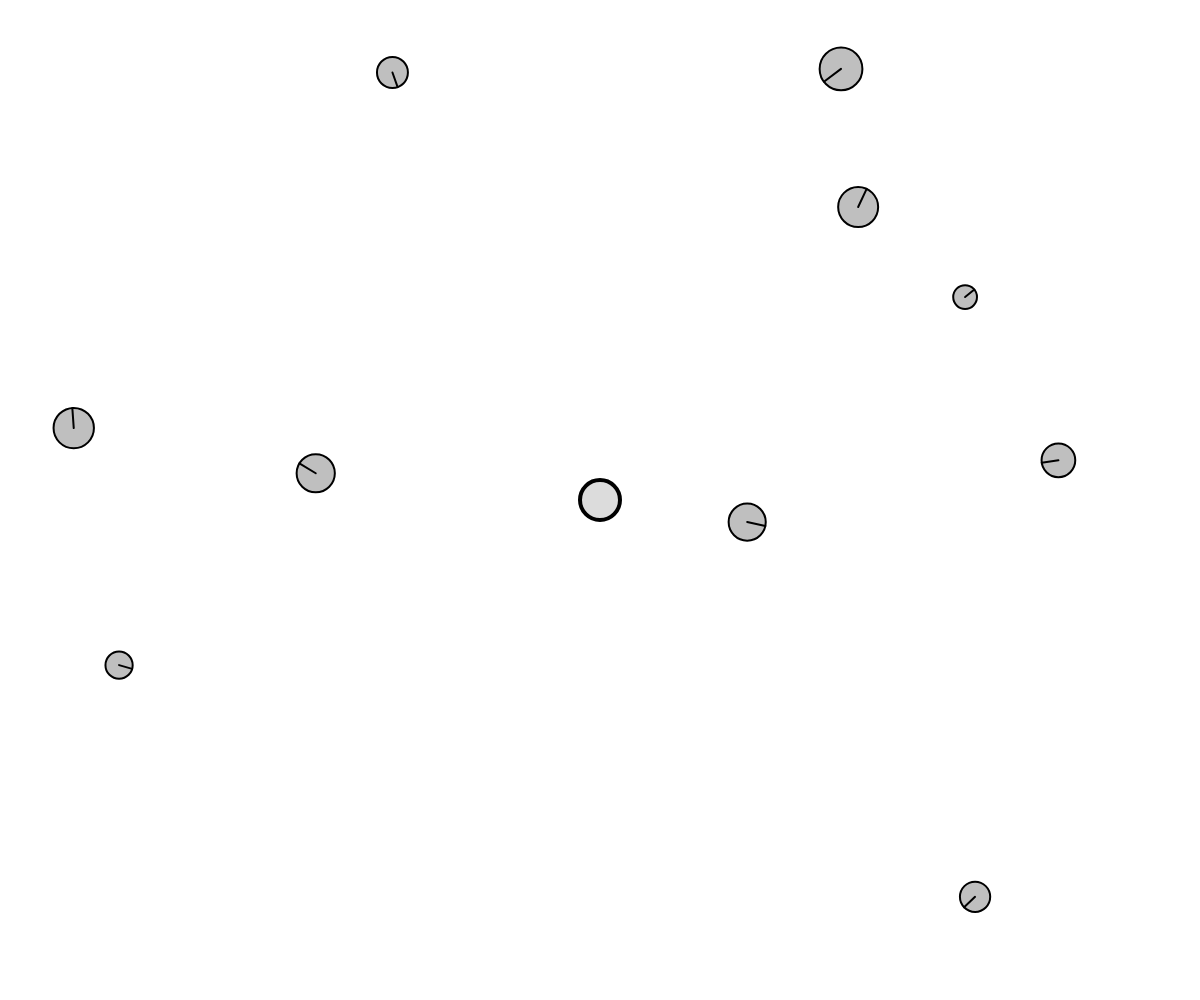
Frame 1 (no input)
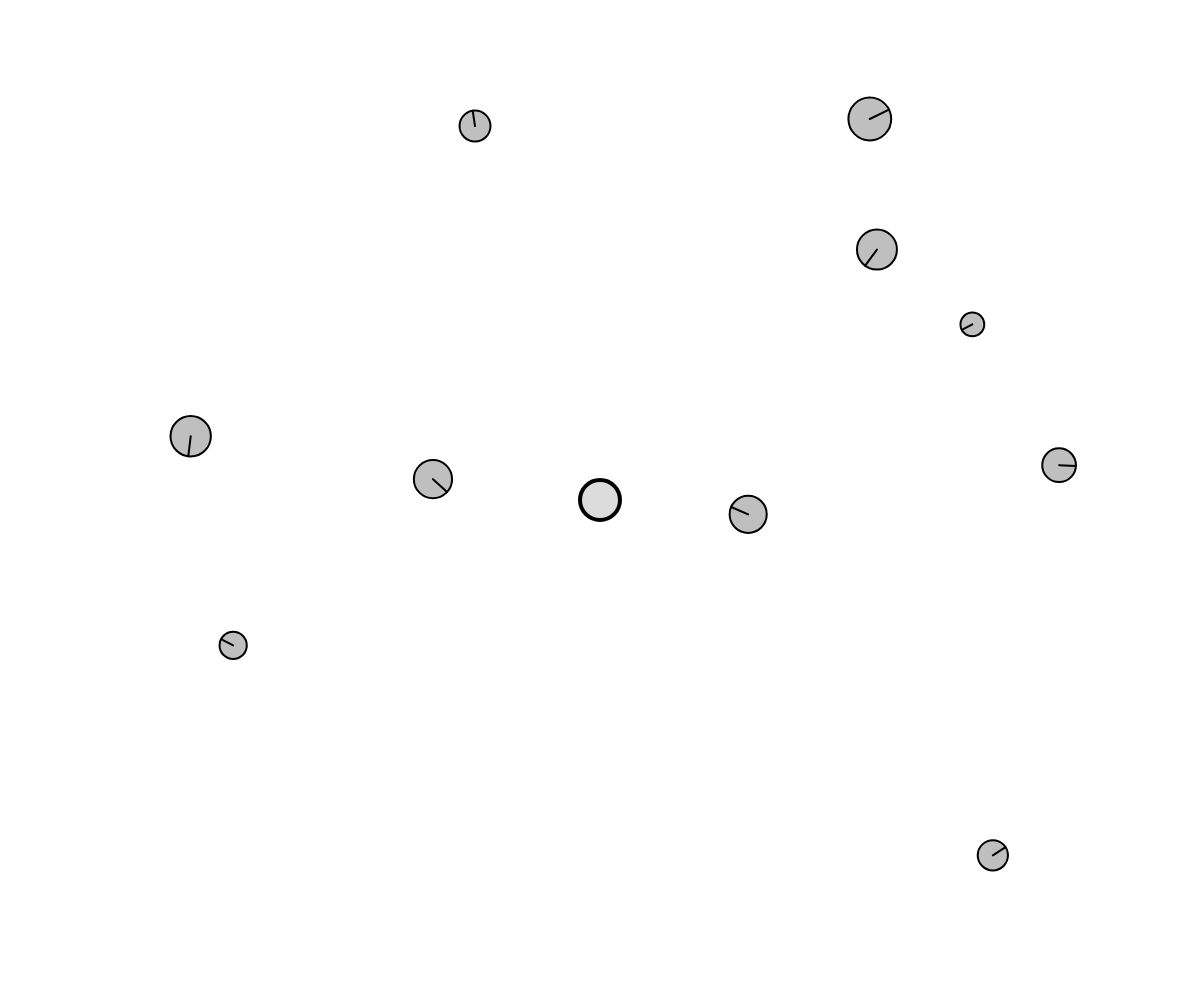
Frame 60 (no input)
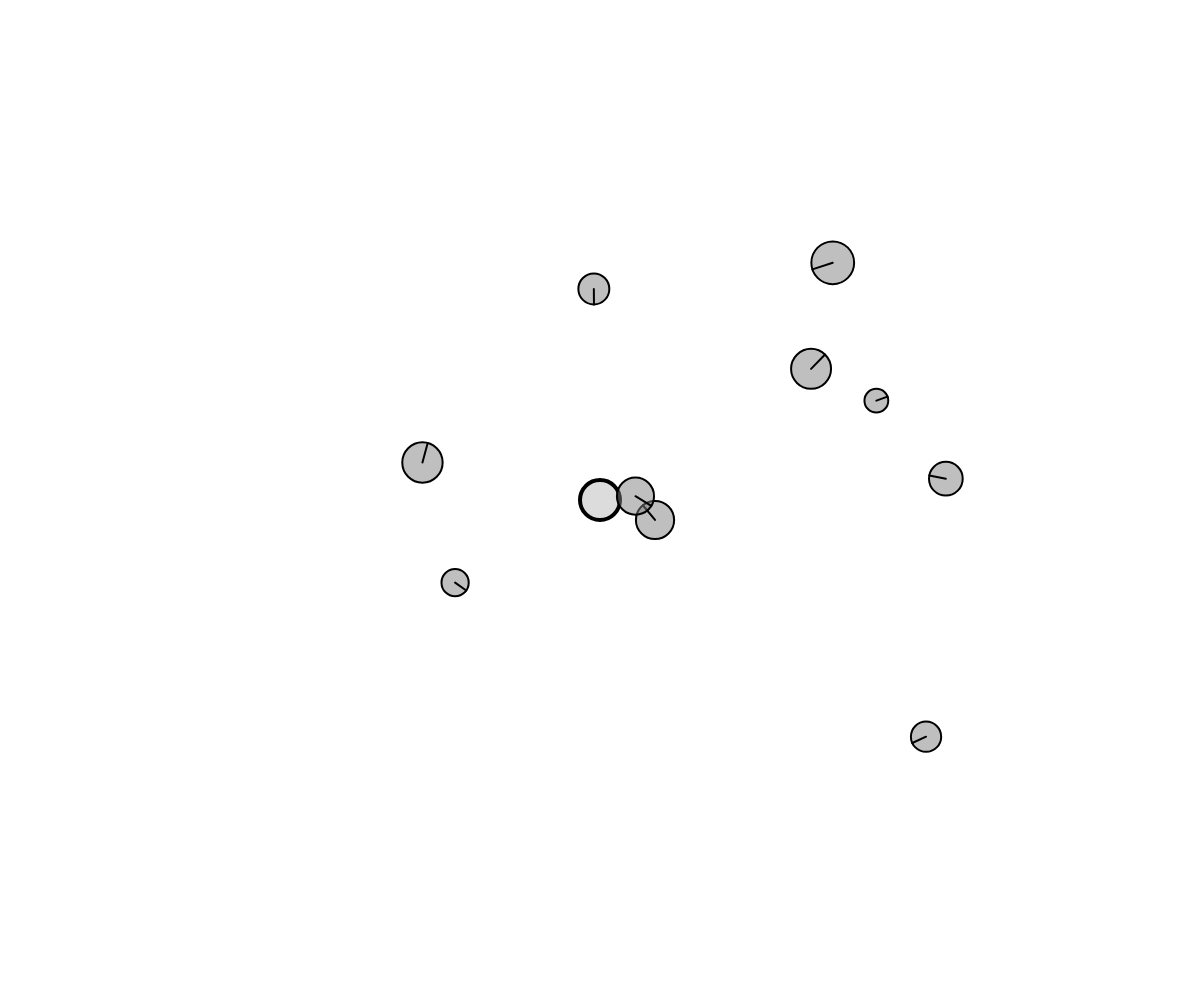
Frame 120 (the mouse pressed at the canvas centre since frame 60)

The p5.js sketch that drew these frames (run headless with seeded random() and noise() and a simulated clock; from frame 60 on, the mouse is pressed at the canvas centre):

// p5.js sketch
// ── sketch.js
let movers = [];
let attractor;

function setup() {
  createCanvas(windowWidth, windowHeight);
  attractor = new Attractor();
  for (let i = 0; i < 10; i++) {
    movers[i] = new Mover(random(width), random(height), random(1, 3));
  }
}

function draw() {
  background(255);
  attractor.show();

  for (let i = 0; i < movers.length; i++) {
    let force = attractor.attract(movers[i]);
    movers[i].applyForce(force);
    movers[i].update();
    movers[i].show();
  }
}

// ── attractor.js
const gravity = 1.0;

class Attractor {
  constructor() {
    this.position = createVector(width/2, height/2);
    this.mass = 20;
  }
  
  attract(mover) {
    // calculate direction from mover to attractor
    let force = p5.Vector.sub(this.position, mover.position);
    // get the magnitude
    let distance = force.mag();
    distance = constrain(distance, 5, 25);
    
    // calculate gravitational force
    let attraction = (gravity * this.mass * mover.mass) / (distance * distance)
    force.setMag(attraction);
    // return the force
    return force;
  }
  
  show() {
    fill(220);
    stroke(0);
    strokeWeight(4);
    circle(this.position.x, this.position.y, this.mass * 2);
  }
}
// ── mover.js
// The Nature of Code
// Daniel Shiffman
// http://natureofcode.com

class Mover {
  constructor(x, y, mass) {
    this.mass = mass;
    this.radius = mass * 8;
    this.position = createVector(x, y);
    this.angle = random(0, 360);
    this.velocity = createVector(1, 0);
    this.acceleration = createVector(0, 0);
  }
  // Newton's 2nd law: F = M * A
  // or A = F / M
  applyForce(force) {
    let f = p5.Vector.div(force, this.mass);
    this.acceleration.add(f);
  }

  update() {
    // Velocity changes according to acceleration
    this.velocity.add(this.acceleration);
    // position changes by velocity
    this.position.add(this.velocity);
    // We must clear acceleration each frame
    this.acceleration.mult(0);
    
    this.angle -= 0.05;
  }

  show() {
    stroke(0);
    strokeWeight(2);
    fill(127, 127);
    circle(this.position.x, this.position.y, this.radius * 2);
    let x = this.position.x + this.radius * cos(this.angle)
    let y = this.position.y + this.radius * sin(this.angle)
    
    fill(0);
    line(this.position.x, this.position.y, x, y);
  }
}
// ── style.css
html, body {
  margin: 0;
  padding: 0;
  display: flex;
  justify-content: center;
  align-items: center;
  height: 100vh;
}
canvas {
  display: block;
}
